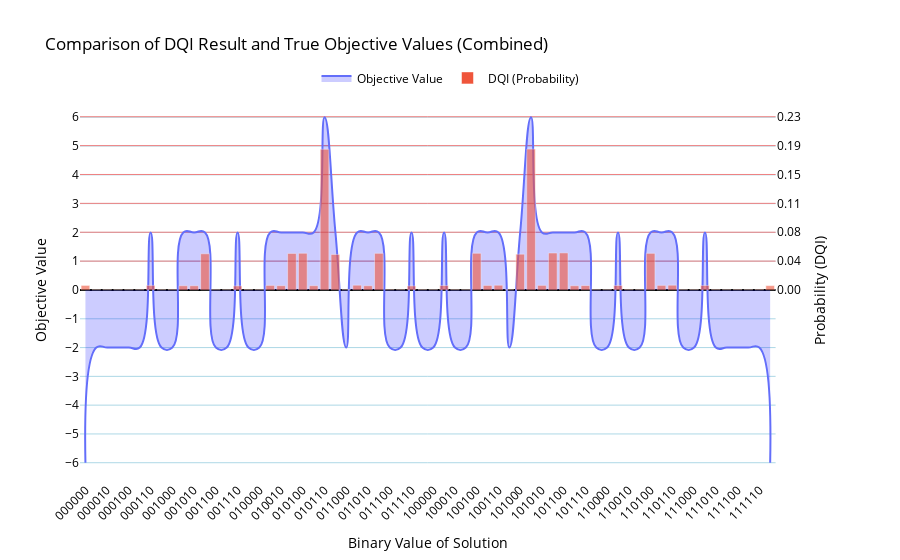

The code cell stored with this chart in its notebook:
### Code cell
combined_counts = combine_counts(counts)
plot_results_union_plotly(
    brute_force_results,
    combined_counts,
    plot_name="Comparison of DQI Result and True Objective Values (Combined)",
    spline_smoothing=1.3
)

### Figure 1 — Plotly figure (JSON) as saved in the notebook; plotly's stock layout.template omitted (floating-point values rounded to 4 significant figures)
{"data": [{"fill": "tozeroy", "fillcolor": "rgba(0,0,255,0.2)", "line": {"shape": "spline", "smoothing": 1.3}, "mode": "lines", "name": "Objective Value", "type": "scatter", "x": ["000000", "000001", "000010", "000011", "000100", "000101", "000110", "000111", "001000", "001001", "001010", "001011", "001100", "001101", "001110", "001111", "010000", "010001", "010010", "010011", "010100", "010101", "010110", "010111", "011000", "011001", "011010", "011011", "011100", "011101", "011110", "011111", "100000", "100001", "100010", "100011", "100100", "100101", "100110", "100111", "101000", "101001", "101010", "101011", "101100", "101101", "101110", "101111", "110000", "110001", "110010", "110011", "110100", "110101", "110110", "110111", "111000", "111001", "111010", "111011", "111100", "111101", "111110", "111111"], "xaxis": "x", "y": [-6, -2, -2, -2, -2, -2, 2, -2, -2, 2, 2, 2, -2, -2, 2, -2, -2, 2, 2, 2, 2, 2, 6, 2, -2, 2, 2, 2, -2, -2, 2, -2, -2, 2, -2, -2, 2, 2, 2, -2, 2, 6, 2, 2, 2, 2, 2, -2, -2, 2, -2, -2, 2, 2, 2, -2, -2, 2, -2, -2, -2, -2, -2, -6], "yaxis": "y"}, {"marker": {"opacity": 0.6}, "name": "DQI (Probability)", "type": "bar", "x": ["000000", "000001", "000010", "000011", "000100", "000101", "000110", "000111", "001000", "001001", "001010", "001011", "001100", "001101", "001110", "001111", "010000", "010001", "010010", "010011", "010100", "010101", "010110", "010111", "011000", "011001", "011010", "011011", "011100", "011101", "011110", "011111", "100000", "100001", "100010", "100011", "100100", "100101", "100110", "100111", "101000", "101001", "101010", "101011", "101100", "101101", "101110", "101111", "110000", "110001", "110010", "110011", "110100", "110101", "110110", "110111", "111000", "111001", "111010", "111011", "111100", "111101", "111110", "111111"], "xaxis": "x", "y": [0.00605, 0.0006, 0.00061, 0.00054, 0.00057, 0.00061, 0.00605, 0.00064, 0.00078, 0.00562, 0.00561, 0.0477, 0.00062, 0.00054, 0.00544, 0.00065, 0.00066, 0.00605, 0.00571, 0.04812, 0.04837, 0.00569, 0.1852, 0.04678, 0.00061, 0.00631, 0.00563, 0.04828, 0.00072, 0.00068, 0.00542, 0.00067, 0.00062, 0.00591, 0.0007, 0.00057, 0.04836, 0.00603, 0.00629, 0.00053, 0.04713, 0.1854, 0.00611, 0.04868, 0.04884, 0.0056, 0.00583, 0.00062, 0.00059, 0.00594, 0.00071, 0.00068, 0.04826, 0.00611, 0.00631, 0.00063, 0.0007, 0.00597, 0.00077, 0.00057, 0.00075, 0.00061, 0.00082, 0.00578], "yaxis": "y2"}], "layout": {"font": {"color": "black"}, "legend": {"orientation": "h", "x": 0.5, "xanchor": "center", "y": 1.02, "yanchor": "bottom"}, "title": {"text": "Comparison of DQI Result and True Objective Values (Combined)"}, "xaxis": {"anchor": "y", "domain": [0, 0.94], "tickangle": -45, "title": {"text": "Binary Value of Solution"}}, "yaxis": {"anchor": "x", "domain": [0, 1], "dtick": 1, "gridcolor": "lightblue", "range": [-6.6, 6.6], "showgrid": true, "tick0": 0, "title": {"text": "Objective Value"}}, "yaxis2": {"anchor": "x", "gridcolor": "lightcoral", "overlaying": "y", "range": [-0.25, 0.25], "showgrid": true, "side": "right", "tickmode": "array", "ticktext": ["0.00", "0.04", "0.08", "0.11", "0.15", "0.19", "0.23", "0.27", "0.30"], "tickvals": [0, 0.038, 0.076, 0.114, 0.152, 0.19, 0.228, 0.266, 0.304], "title": {"text": "Probability (DQI)"}, "zeroline": true, "zerolinecolor": "black", "zerolinewidth": 2}}}
